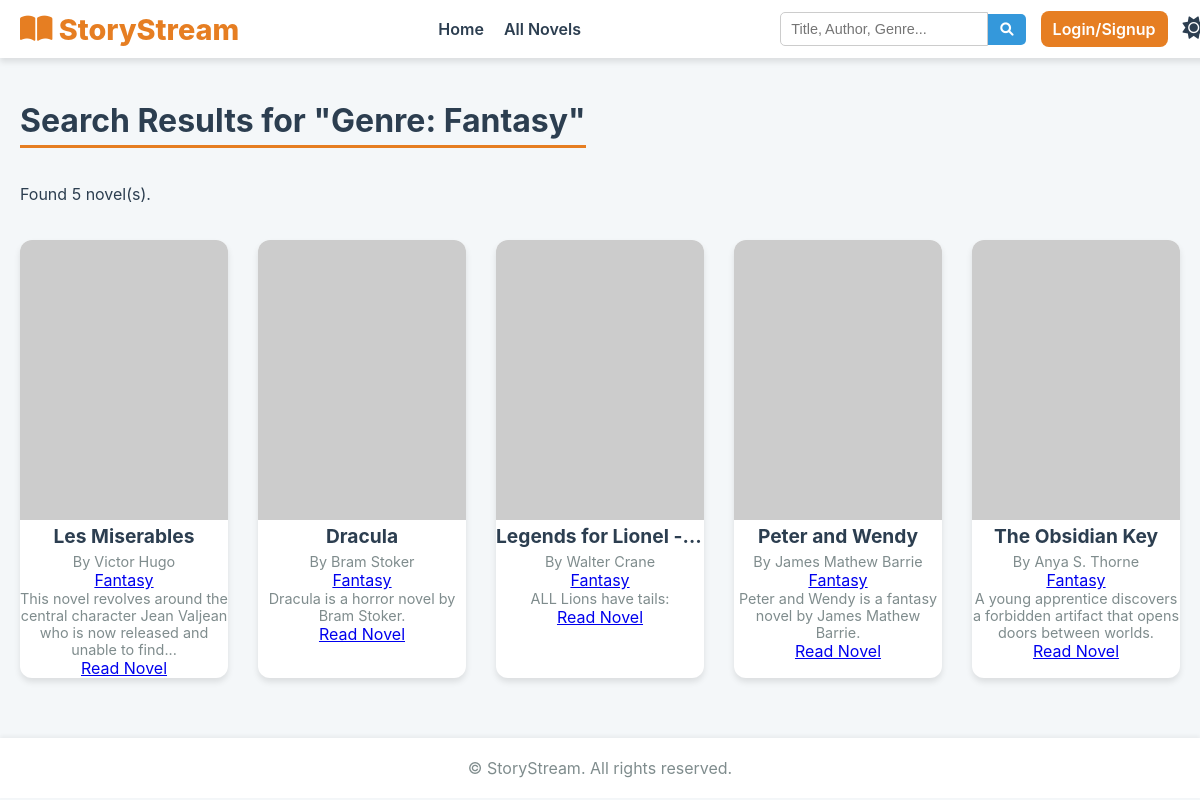
/genre/Fantasy, run on the app's committed database.
### app.py (models this page shows)
class Book(db.Model):
    id = db.Column(db.Integer, primary_key=True)
    title = db.Column(db.String(250), nullable=False)
    author = db.Column(db.String(150), nullable=False)
    genre = db.Column(db.String(50))
    description = db.Column(db.Text)
    content = db.Column(db.Text, nullable=False) # The actual text of the novel
    cover_url = db.Column(db.String(300))
    timestamp = db.Column(db.Float, default=time.time)
    user_id = db.Column(db.Integer, db.ForeignKey('user.id'), nullable=False)
    def to_dict(self):
        return {
            'id': self.id,
            'title': self.title,
            'author': self.author,
            'genre': self.genre,
            'description': self.description,
            'content': self.content,
            'cover_url': self.cover_url,
            'timestamp': self.timestamp,
            'uploaded_by': self.user_id,
            'uploader_name': self.uploader.username if self.uploader else 'System'
        }

### app.py (the view)
@app.route('/genre/<string:genre_name>')
def genre_view(genre_name):
    books_in_genre = Book.query.filter(Book.genre.ilike(f'%{genre_name}%')).order_by(Book.title).all()
    books_data = [book.to_dict() for book in books_in_genre]
    return render_template('all.html', books=books_data, query=f"Genre: {genre_name}")

### app.py (called while the page is built)
@app.before_request
def before_request():
    g.now = time.localtime()
    if current_user.is_authenticated:
        session['is_authenticated'] = True
        session['username'] = current_user.username
    else:
        session['is_authenticated'] = False
        session.pop('username', None)

### templates/all.html (shortened to what this page needs)
{% extends "base.html" %}
{% block content %}
<div class="container mx-auto p-4 md:p-8">
<div class="mb-8">
    {% if query %}
        <h1 class="text-3xl md:text-4xl font-extrabold text-gray-900 dark:text-gray-100 section-title">Search Results for "{{ query }}"</h1>
        <p class="text-lg text-gray-600 dark:text-gray-400 mt-2">Found {{ books|length }} novel(s).</p>
    {% else %}
        <h1 class="text-3xl md:text-4xl font-extrabold text-gray-900 dark:text-gray-100 section-title">All Novels</h1>
    {% endif %}
</div>
<div class="book-grid grid grid-cols-1 sm:grid-cols-2 lg:grid-cols-4 xl:grid-cols-5 gap-6">
    {% if books %}
        {% for book in books %}
            <div class="novel-card bg-white dark:bg-gray-800 rounded-xl shadow-xl overflow-hidden transform hover:scale-[1.02] transition duration-300 ease-in-out border border-gray-200 dark:border-gray-700 flex flex-col">
                <div class="aspect-w-3 aspect-h-4 w-full overflow-hidden flex items-center justify-center bg-gray-100 dark:bg-gray-700">
                    <img src="{{ book.cover_url }}"
                         alt="Cover of {{ book.title }}"
                         class="object-cover w-full h-full"
                         onerror="this.onerror=null;this.src='https://placehold.co/250x333/8d99ae/ffffff?text=No+Cover+Available'">
                </div>
                <div class="p-4 flex flex-col flex-grow">
                    <div class="flex-grow">
                        <h3 class="text-xl font-bold text-gray-900 dark:text-gray-100 truncate mb-1" title="{{ book.title }}">{{ book.title }}</h3>
                        <p class="text-sm text-gray-600 dark:text-gray-400">By <span class="font-medium">{{ book.author }}</span></p>
                        <a href="{{ url_for('genre_view', genre_name=book.genre) }}" class="text-xs font-semibold inline-block py-1 px-3 mt-2 rounded-full text-blue-800 bg-blue-100 dark:text-blue-200 dark:bg-blue-900 hover:bg-blue-200 dark:hover:bg-blue-800 transition duration-150">
                            {{ book.genre }}
                        </a>
                        <p class="mt-3 text-sm text-gray-700 dark:text-gray-300 line-clamp-3">
                            {{ book.description[:100] }}{% if book.description|length > 100 %}...{% endif %}
                        </p>
                    </div>
                    <div class="mt-4 pt-4 border-t border-gray-100 dark:border-gray-700">
                        <a href="{{ url_for('reader', book_id=book.id) }}"
                           class="w-full text-center inline-block py-2 px-4 bg-indigo-600 text-white font-semibold rounded-lg shadow-md hover:bg-indigo-700 focus:outline-none focus:ring-2 focus:ring-indigo-500 focus:ring-offset-2 transition duration-200 dark:focus:ring-offset-gray-800">
                            Read Novel
                        </a>
                    </div>
                </div>
            </div>
        {% endfor %}
    {% endif %}
</div>
</div>
{% endblock %}

### static/style.css (style rules this page uses)
:root { --bg-light: #f4f7f9; --bg-card-light: #ffffff; --text-light: #2c3e50; --primary-color: #e67e22; --accent-color: #3498db; --shadow: 0 4px 6px rgba(0, 0, 0, 0.1); --bg-dark: #2c3e50; --bg-card-dark: #34495e; --text-dark: #ecf0f1; --reader-bg-light: #fefcfb; --reader-text-light: #1f1f1f; }
body { font-family: 'Inter', sans-serif; background-color: var(--bg-light); color: var(--text-light); transition: background-color 0.3s, color 0.3s; margin: 0; padding-top: 60px; }
.section-title { font-size: 2rem; font-weight: 700; margin-bottom: 20px; border-bottom: 3px solid var(--primary-color); padding-bottom: 5px; display: inline-block; }
.book-grid { display: grid; grid-template-columns: repeat(auto-fit, minmax(200px, 1fr)); gap: 30px; padding: 20px 0; }
.novel-card { background-color: var(--bg-card-light); border-radius: 12px; overflow: hidden; box-shadow: var(--shadow); transition: transform 0.3s, box-shadow 0.3s; text-align: center; display: flex; flex-direction: column; text-decoration: none; color: inherit; }
.novel-card img { width: 100%; height: 280px; object-fit: cover; }
.novel-card h3 { font-size: 1.2rem; font-weight: 700; color: var(--text-light); margin-top: 0; margin-bottom: 5px; overflow: hidden; text-overflow: ellipsis; white-space: nowrap; }
.novel-card p { font-size: 0.9rem; color: #7f8c8d; margin: 0; }

### data on the page
Book: title "Les Miserables", author "Victor Hugo", genre "Fantasy", description "This novel revolves around the central character Jean Valjean who is now released and unable to find"
Book: title "Dracula", author "Bram Stoker", genre "Fantasy", description "Dracula is a horror novel by Bram Stoker."
Book: title "Legends for Lionel -…", author "Walter Crane", genre "Fantasy", description "ALL Lions have tails:"
Book: title "Peter and Wendy", author "James Mathew Barrie", genre "Fantasy", description "Peter and Wendy is a fantasy novel by James Mathew Barrie."
Book: title "The Obsidian Key", author "Anya S. Thorne", genre "Fantasy", description "A young apprentice discovers a forbidden artifact that opens doors between worlds."

### other printed values
{{ query }} "Genre: Fantasy"
{{ books|length }} "5"
